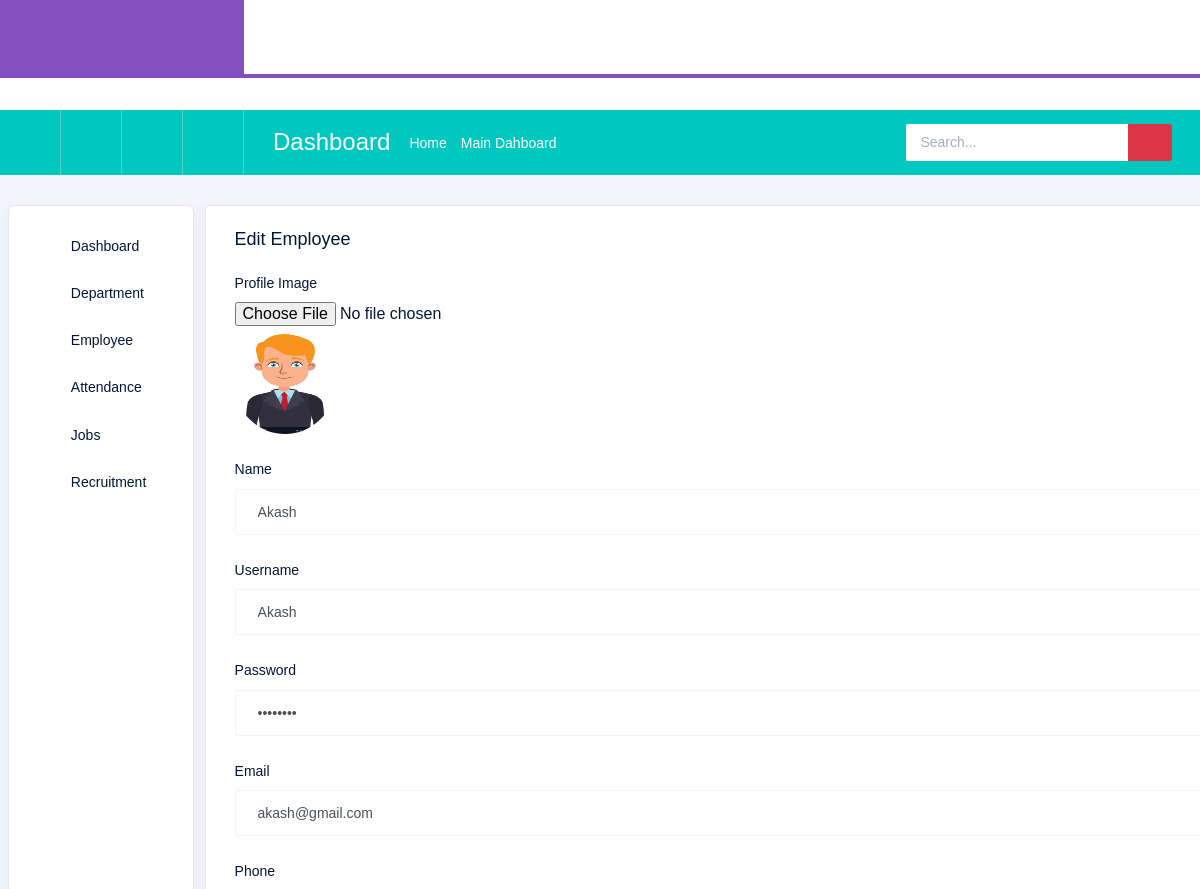
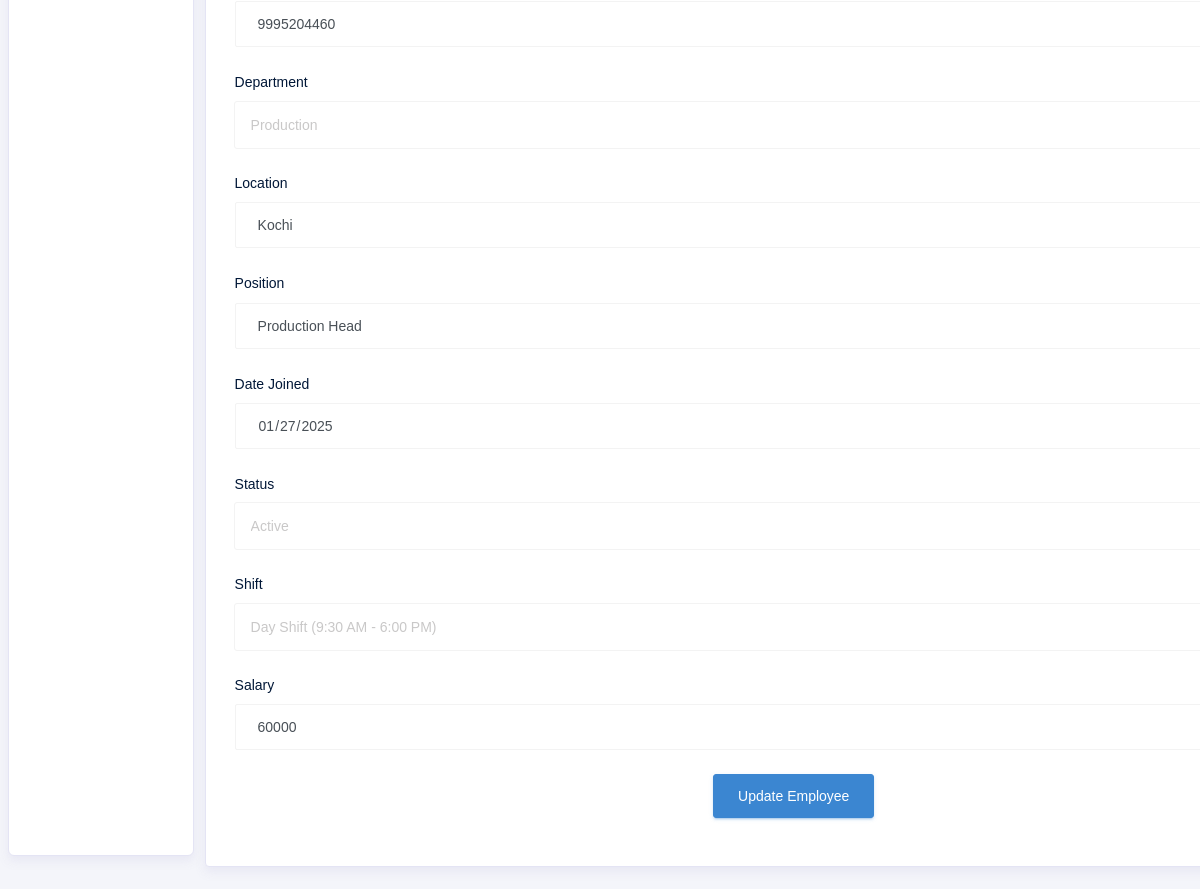
/employee/edit/17/, run on the app's committed database (2 pictures, top to bottom).
### Backend/models.py (models this page shows, shortened)
class Employee(models.Model):
    SHIFT_CHOICES = [
        ('day', 'Day Shift (9:30 AM - 6:00 PM)'),
        ('night', 'Night Shift (11:00 PM - 7:30 AM)'),
    ]
    name = models.CharField(max_length=100)
    UserNaMe = models.CharField(max_length=100, null=True, blank=True, default="")
    PassWoRd = models.CharField(max_length=100, null=True, blank=True, default="")
    email = models.EmailField(unique=True)
    phone = models.IntegerField(null=True,blank=True)
    department = models.ForeignKey(Department, on_delete=models.CASCADE)
    location=models.CharField(max_length=100,null=True,blank=True)
    position = models.CharField(max_length=100)
    date_joined = models.DateField()
    salary = models.IntegerField(null=True, blank=True)
    status = models.CharField(max_length=50, choices=[('active', 'Active'), ('inactive', 'Inactive')])
    shift = models.CharField(max_length=10, choices=SHIFT_CHOICES, default="day")
    image = models.ImageField(upload_to='employee_images/', null=True, blank=True)
    rotation_date = models.DateField(null=True, blank=True)
    reason = models.TextField(null=True, blank=True)

class Department(models.Model):
    name = models.CharField(max_length=100)
    description = models.TextField(blank=True, null=True)

### Backend/views.py (the view, shortened to what this page needs)
# urls.py: path('employee/edit/<int:pk>/', views.EmployeeUpdateView.as_view(), name='edit_employee'),
class EmployeeUpdateView(UpdateView):
    model = Employee
    form_class = EmployeeForm
    template_name = 'admin/Edit Employee.html'
    success_url = reverse_lazy('manage_employee')
    def get_context_data(self, **kwargs):
        context = super().get_context_data(**kwargs)
        context['empl'] = self.get_object()
        context['departments'] = Department.objects.all()
        return context

### Backend/forms.py
class EmployeeForm(forms.ModelForm):
    shift = forms.ChoiceField(choices=Employee.SHIFT_CHOICES, required=True, label="Shift")
    class Meta:
        model = Employee
        fields = ['name', 'UserNaMe', 'PassWoRd', 'email', 'phone', 'department', 'location', 'position', 'date_joined', 'salary', 'status', 'shift', 'image', 'rotation_date', 'reason']

### Backend/templates/admin/Edit Employee.html (shortened to what this page needs)
{% extends 'adminindex.html' %}
{% block content %}
  <div class="col-12 grid-margin stretch-card">
    <div class="card">
      <div class="card-body">
        <h4 class="card-title">Edit Employee</h4>
        <form id="form1" name="form1" method="post" action="{% url 'edit_employee' pk=empl.id %}" enctype="multipart/form-data">
  <div class="form-group">
    <label for="employeeImage">Profile Image</label>
    <input type="file" class="form-control-file" id="employeeImage" name="image" accept="image/*">
    {% if empl.image %}
      <div class="mt-2">
        <img src="{{ empl.image.url }}" alt="Employee Image" width="100" height="100" class="rounded-circle">
      </div>
    {% endif %}
  </div>
  <div class="form-group">
    <label for="employeeName">Name</label>
    <input type="text" class="form-control" id="employeeName" name="name" value="{{ empl.name }}" required pattern="[A-Za-z. ]{3,25}" title="Name should contain 3-25 characters, letters only." />
  </div>
  <div class="form-group">
    <label for="exampleInputName9">Username</label>
    <input type="text" class="form-control" id="exampleInputName9" name="username" value="{{ empl.UserNaMe }}" required />
</div>
<div class="form-group">
    <label for="exampleInputName10">Password</label>
    <input type="password" class="form-control" id="exampleInputName10" name="password" value="{{ empl.PassWoRd }}" />
</div>
  <div class="form-group">
    <label for="exampleInputEmail1">Email</label>
    <input type="email" class="form-control" id="exampleInputEmail1" name="email" value="{{ empl.email }}" required pattern="[a-z0-9._%+-]+@[a-z0-9]+\.[a-z]{2,3}" title="Please enter a valid email." />
  </div>
  <div class="form-group">
    <label for="exampleInputPhone">Phone</label>
    <input type="number" class="form-control" id="exampleInputPhone" name="phone" value="{{ empl.phone }}" pattern="^(?:\+91|91|0)?[789]\d{9}$" title="Phone should be a valid number with up to two decimal places"/>
</div>
  <div class="form-group">
    <label for="departmentSelect">Department</label>
    <select class="form-control" id="departmentSelect" name="department" required>
      {% for department in departments %}
        <option value="{{ department.id }}" {% if department.id == empl.department.id %}selected{% endif %}>
          {{ department.name }}
        </option>
      {% endfor %}
    </select>
  </div>
  <div class="form-group">
    <label for="exampleInputLocation">Location</label>
    <input type="text" class="form-control" id="exampleInputLocation" name="location" value="{{ empl.location }}" required pattern="[A-Z a-z.]{3,100}" title="Location should contain 3-100 characters, letters only." />
</div>
  <div class="form-group">
    <label for="employeePosition">Position</label>
    <input type="text" class="form-control" id="employeePosition" name="position" value="{{ empl.position }}" required pattern="[A-Za-z. ]{3,25}" title="Position should contain 3-25 characters, letters only." />
  </div>
  <div class="form-group">
    <label for="dateJoined">Date Joined</label>
    <input type="date" class="form-control" id="dateJoined" name="date_joined" value="{{ empl.date_joined|date:'Y-m-d' }}" required />
  </div>
  <div class="form-group">
    <label for="statusSelect">Status</label>
    <select class="form-control" id="statusSelect" name="status" required>
      <option value="active" {% if empl.status == 'active' %}selected{% endif %}>Active</option>
    </select>
  </div>
  <div class="form-group">
    <label for="shiftSelect">Shift</label>
    <select class="form-control" id="shiftSelect" name="shift" required>
        <option value="day" {% if empl.shift == 'day' %}selected{% endif %}>Day Shift (9:30 AM - 6:00 PM)</option>
    </select>
</div>
  <div class="form-group">
    <label for="exampleInputSalary">Salary</label>
    <input type="number" class="form-control" id="exampleInputSalary" name="salary" value="{{ empl.salary }}" required pattern="^\d+(\.\d{1,2})?$" title="Salary should be a valid number with up to two decimal places"/>
  </div>
  <div class="form-group text-center">
    <button type="submit" class="btn btn-info">Update Employee</button>
  </div>
</form>
      </div>
    </div>
  </div>
{% endblock %}

### data on the page
Employee: image (picture), name "Akash", username "Akash", email "akash@gmail.com", phone "9995204460", department "Production", location "Kochi", position "Production Head", date_joined "01/27/2025", status "Active", shift "Day Shift (9:30 AM - 6:00 PM)", salary "60000"
